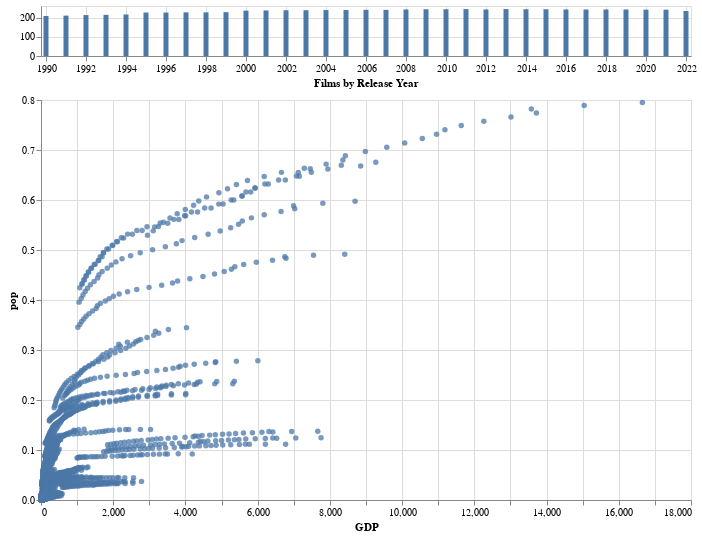

This figure's notebook cell:
### Code cell
#alt.data_transformers.disable_max_rows()
combo['GDP'] = combo['API_NY.GDP.MKTP.PP.C'] / 1e10
combo['pop'] = combo['API_SP.POP.TOTL_DS2_'] / 1e10

brush = alt.selection_interval(
    encodings=['x'] # limit selection to x-axis (year) values
)

# dynamic query histogram
years = alt.Chart(combo).mark_bar().add_selection(
    brush
).encode(
    alt.X('Date:T', title='Films by Release Year'),
    alt.Y('count():Q', title=None)
).properties(
    width=650,
    height=50
)



#scatter plot, modify opacity based on selection
ratings = alt.Chart(combo).mark_circle().encode(
    #x='API_SP.POP.TOTL_DS2_',
    #y='API_NY.GDP.MKTP.PP.C',
    x='GDP',
    y='pop',
    tooltip='Country Name:N',
    opacity=alt.condition(brush, alt.value(0.75), alt.value(0.05))
).properties(
    width=650,
    height=400
)

#ratings
alt.vconcat(years, ratings).properties(spacing=5)

### Figure 1 — Vega-Lite specification as saved in the notebook (floating-point values rounded to 4 significant figures; data arrays with more than 128 entries replaced by an {"elided": "..."} marker saying what was removed)
{"config": {"view": {"continuousWidth": 300, "continuousHeight": 300}}, "vconcat": [{"mark": {"type": "bar"}, "encoding": {"x": {"field": "Date", "title": "Films by Release Year", "type": "temporal"}, "y": {"aggregate": "count", "title": null, "type": "quantitative"}}, "height": 50, "name": "view_5", "width": 650}, {"mark": {"type": "circle"}, "encoding": {"opacity": {"condition": {"param": "param_15", "value": 0.75}, "value": 0.05}, "tooltip": {"field": "Country Name", "type": "nominal"}, "x": {"field": "GDP", "type": "quantitative"}, "y": {"field": "pop", "type": "quantitative"}}, "height": 400, "width": 650}], "data": {"name": "data-1ac0f1423eed764a52ae426453d18b40"}, "params": [{"name": "param_15", "select": {"type": "interval", "encodings": ["x"]}, "views": ["view_5"]}], "spacing": 5, "$schema": "https://vega.github.io/schema/vega-lite/v5.17.0.json", "datasets": {"data-1ac0f1423eed764a52ae426453d18b40": {"elided": "7730 records"}}}
